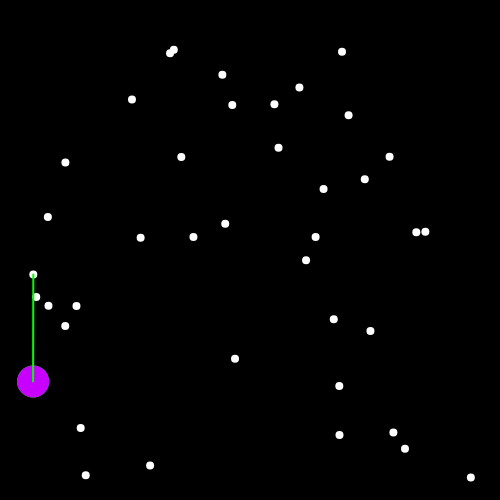
Frame 1 (no input)
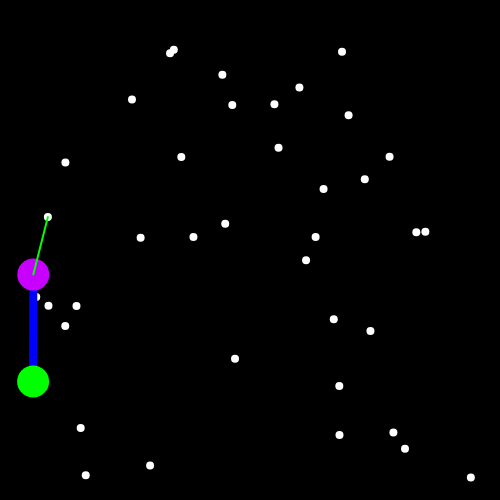
Frame 60 (no input)
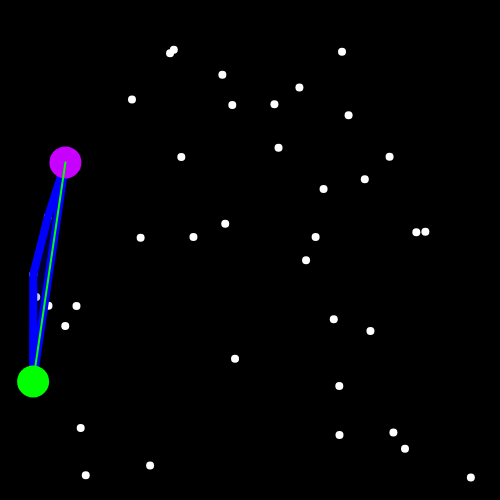
Frame 120 (the mouse pressed at the canvas centre since frame 60)

The p5.js sketch that drew these frames (run headless with seeded random() and noise() and a simulated clock; from frame 60 on, the mouse is pressed at the canvas centre):

// p5.js sketch
// ── sketch.js
const points = [];
const hull = []

let leftMost;
let currentVertex;
let currentPoints;
let index = 2;
let nextIndex = -1;
let nextVertx;

function setup() {
  createCanvas(500, 500);
  let buffer = 20
  for (let i = 0; i < 40; i++){
    points.push(createVector(random(buffer, width-buffer), random(buffer, height-buffer)));
  }
  
  points.sort((a,b) => a.x - b.x);
//  console.log(points)
  
  leftMost = points[0]
  currentVertex = leftMost;
  hull.push(currentVertex);

  nextVertex = points[1];
  index =2;
}

function draw() {
  background(0);
  
  stroke(255);
  strokeWeight(8);
  for (let p of points)
    point(p.x, p.y)
  
  
  stroke (0,0,255);
  fill(0,0,255,50);
  beginShape();
  for (let p of hull){
    vertex(p.x, p.y)
  }
  endShape(CLOSE)
  
  stroke(0, 255, 0);
  strokeWeight(32);
  point(leftMost.x, leftMost.y);
  
  stroke(200, 0, 255);
  strokeWeight(32);
  point(currentVertex.x, currentVertex.y);
  
  stroke(0,255,0);
  strokeWeight(2);
  line(currentVertex.x, currentVertex.y, nextVertex.x, nextVertex.y)
  
  stroke(255);
  strokeWeight(2);
  const a = p5.Vector.sub(nextVertex, currentVertex)
  const b = p5.Vector.sub(points[index], currentVertex)
  
  const cross = a.cross(b)
  if (cross.z < 0){
    nextVertex = points[index];
    nextIndex = index;
  }
  
  
  index = index + 1;
  
  if (index >= points.length){
    if (nextVertex == leftMost){
      console.log("Done");
      noLoop();
    } else 
    {
      hull.push(nextVertex)
      currentVertex = nextVertex;
      index = 0;
      nextVertex = leftMost
    }  
    
  }
}
